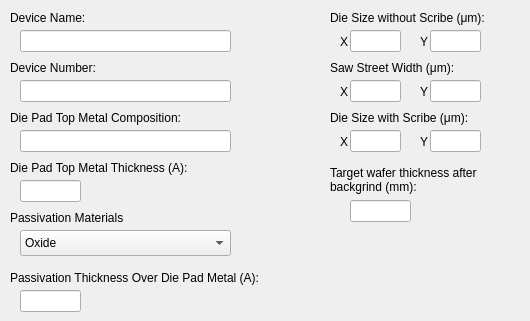
   <widget class="QWidget" name="tab_2">
    <attribute name="title">
     <string>Die</string>
    </attribute>
    <widget class="QLabel" name="label_9">
     <property name="geometry">
      <rect>
       <x>10</x>
       <y>10</y>
       <width>161</width>
       <height>16</height>
      </rect>
     </property>
     <property name="text">
      <string>Device Name:</string>
     </property>
    </widget>
    <widget class="QLineEdit" name="txtDeviceName">
     <property name="geometry">
      <rect>
       <x>20</x>
       <y>30</y>
       <width>211</width>
       <height>22</height>
      </rect>
     </property>
    </widget>
    <widget class="QLineEdit" name="txtDeviceNumber">
     <property name="geometry">
      <rect>
       <x>20</x>
       <y>80</y>
       <width>211</width>
       <height>22</height>
      </rect>
     </property>
    </widget>
    <widget class="QLabel" name="label_10">
     <property name="geometry">
      <rect>
       <x>10</x>
       <y>60</y>
       <width>161</width>
       <height>16</height>
      </rect>
     </property>
     <property name="text">
      <string>Device Number:</string>
     </property>
    </widget>
    <widget class="QLabel" name="label_11">
     <property name="geometry">
      <rect>
       <x>10</x>
       <y>110</y>
       <width>211</width>
       <height>16</height>
      </rect>
     </property>
     <property name="text">
      <string>Die Pad Top Metal Composition:</string>
     </property>
    </widget>
    <widget class="QLineEdit" name="txtDiePadTopMetalComposition">
     <property name="geometry">
      <rect>
       <x>20</x>
       <y>130</y>
       <width>211</width>
       <height>22</height>
      </rect>
     </property>
    </widget>
    <widget class="QLabel" name="label_12">
     <property name="geometry">
      <rect>
       <x>10</x>
       <y>160</y>
       <width>211</width>
       <height>16</height>
      </rect>
     </property>
     <property name="text">
      <string>Die Pad Top Metal Thickness (A):</string>
     </property>
    </widget>
    <widget class="QLineEdit" name="txtDiePadTopMetalThickness">
     <property name="geometry">
      <rect>
       <x>20</x>
       <y>180</y>
       <width>61</width>
       <height>22</height>
      </rect>
     </property>
    </widget>
    <widget class="QLabel" name="label_13">
     <property name="geometry">
      <rect>
       <x>10</x>
       <y>210</y>
       <width>211</width>
       <height>16</height>
      </rect>
     </property>
     <property name="text">
      <string>Passivation Materials</string>
     </property>
    </widget>
    <widget class="QComboBox" name="txtPassivationMaterials">
     <property name="geometry">
      <rect>
       <x>20</x>
       <y>230</y>
       <width>211</width>
       <height>26</height>
      </rect>
     </property>
     <item>
      <property name="text">
       <string>Oxide</string>
      </property>
     </item>
     <item>
      <property name="text">
       <string>Oxinitride</string>
      </property>
     </item>
     <item>
      <property name="text">
       <string>Polyimide</string>
      </property>
     </item>
    </widget>
    <widget class="QLabel" name="label_14">
     <property name="geometry">
      <rect>
       <x>10</x>
       <y>270</y>
       <width>291</width>
       <height>16</height>
      </rect>
     </property>
     <property name="text">
      <string>Passivation Thickness Over Die Pad Metal (A):</string>
     </property>
    </widget>
    <widget class="QLineEdit" name="txtPassivationThicknessOverDiePadMetal">
     <property name="geometry">
      <rect>
       <x>20</x>
       <y>290</y>
       <width>61</width>
       <height>22</height>
      </rect>
     </property>
    </widget>
    <widget class="QLineEdit" name="txtDieSizeWithoutScribeX">
     <property name="geometry">
      <rect>
       <x>350</x>
       <y>30</y>
       <width>51</width>
       <height>22</height>
      </rect>
     </property>
     <property name="text">
      <string/>
     </property>
    </widget>
    <widget class="QLabel" name="label_15">
     <property name="geometry">
      <rect>
       <x>330</x>
       <y>10</y>
       <width>191</width>
       <height>16</height>
      </rect>
     </property>
     <property name="text">
      <string>Die Size without Scribe (μm):</string>
     </property>
    </widget>
    <widget class="QLabel" name="label_16">
     <property name="geometry">
      <rect>
       <x>340</x>
       <y>34</y>
       <width>16</width>
       <height>16</height>
      </rect>
     </property>
     <property name="text">
      <string>X</string>
     </property>
    </widget>
    <widget class="QLabel" name="label_17">
     <property name="geometry">
      <rect>
       <x>420</x>
       <y>34</y>
       <width>16</width>
       <height>16</height>
      </rect>
     </property>
     <property name="text">
      <string>Y</string>
     </property>
    </widget>
    <widget class="QLineEdit" name="txtDieSizeWithoutScribeY">
     <property name="geometry">
      <rect>
       <x>430</x>
       <y>30</y>
       <width>51</width>
       <height>22</height>
      </rect>
     </property>
    </widget>
    <widget class="QLineEdit" name="txtSawStreetWidthY">
     <property name="geometry">
      <rect>
       <x>430</x>
       <y>80</y>
       <width>51</width>
       <height>22</height>
      </rect>
     </property>
    </widget>
    <widget class="QLabel" name="label_18">
     <property name="geometry">
      <rect>
       <x>420</x>
       <y>84</y>
       <width>16</width>
       <height>16</height>
      </rect>
     </property>
     <property name="text">
      <string>Y</string>
     </property>
    </widget>
    <widget class="QLabel" name="label_19">
     <property name="geometry">
      <rect>
       <x>340</x>
       <y>84</y>
       <width>16</width>
       <height>16</height>
      </rect>
     </property>
     <property name="text">
      <string>X</string>
     </property>
    </widget>
    <widget class="QLineEdit" name="txtSawStreetWidthX">
     <property name="geometry">
      <rect>
       <x>350</x>
       <y>80</y>
       <width>51</width>
       <height>22</height>
      </rect>
     </property>
     <property name="text">
      <string/>
     </property>
    </widget>
    <widget class="QLabel" name="label_20">
     <property name="geometry">
      <rect>
       <x>330</x>
       <y>60</y>
       <width>161</width>
       <height>16</height>
      </rect>
     </property>
     <property name="text">
      <string>Saw Street Width (μm):</string>
     </property>
    </widget>
    <widget class="QLabel" name="label_21">
     <property name="geometry">
      <rect>
       <x>420</x>
       <y>134</y>
       <width>16</width>
       <height>16</height>
      </rect>
     </property>
     <property name="text">
      <string>Y</string>
     </property>
    </widget>
    <widget class="QLabel" name="label_22">
     <property name="geometry">
      <rect>
       <x>330</x>
       <y>110</y>
       <width>161</width>
       <height>16</height>
      </rect>
     </property>
     <property name="text">
      <string>Die Size with Scribe (μm):</string>
     </property>
    </widget>
    <widget class="QLabel" name="label_23">
     <property name="geometry">
      <rect>
       <x>340</x>
       <y>134</y>
       <width>16</width>
       <height>16</height>
      </rect>
     </property>
     <property name="text">
      <string>X</string>
     </property>
    </widget>
    <widget class="QLineEdit" name="txtDieSizeWithScribeY">
     <property name="geometry">
      <rect>
       <x>430</x>
       <y>130</y>
       <width>51</width>
       <height>22</height>
      </rect>
     </property>
    </widget>
    <widget class="QLineEdit" name="txtDieSizeWithScribeX">
     <property name="geometry">
      <rect>
       <x>350</x>
       <y>130</y>
       <width>51</width>
       <height>22</height>
      </rect>
     </property>
     <property name="text">
      <string/>
     </property>
    </widget>
    <widget class="QLabel" name="label_24">
     <property name="geometry">
      <rect>
       <x>330</x>
       <y>164</y>
       <width>181</width>
       <height>31</height>
      </rect>
     </property>
     <property name="text">
      <string>Target wafer thickness after backgrind (mm):</string>
     </property>
     <property name="wordWrap">
      <bool>true</bool>
     </property>
    </widget>
    <widget class="QLineEdit" name="txtTargetWaferThicknessAfterBackgrind">
     <property name="geometry">
      <rect>
       <x>350</x>
       <y>200</y>
       <width>61</width>
       <height>22</height>
      </rect>
     </property>
     <property name="text">
      <string/>
     </property>
    </widget>
   </widget>
